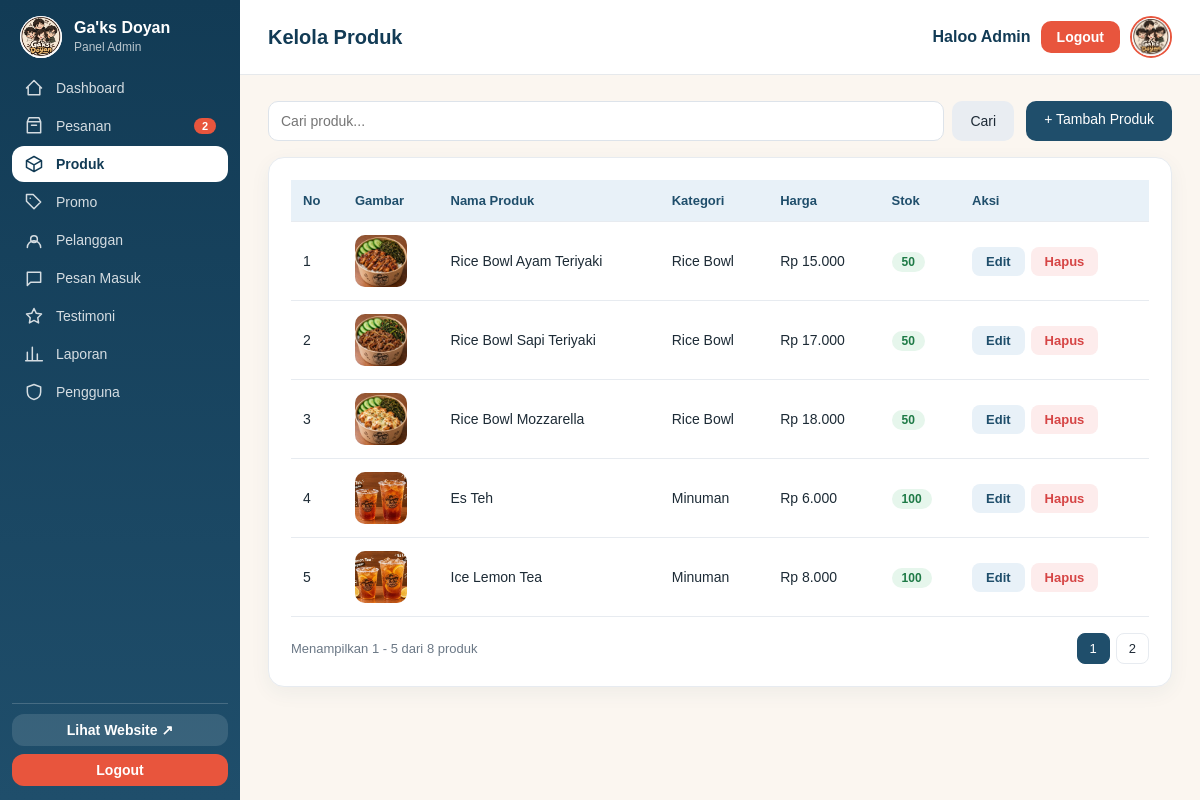
The app's page /admin/produk.php with its own data.
### tables this page shows
CREATE TABLE `produk` (
  `id` int(11) NOT NULL,
  `nama` varchar(120) NOT NULL,
  `kategori` varchar(50) NOT NULL DEFAULT 'Rice Bowl',
  `kategori_id` int(11) DEFAULT NULL,
  `deskripsi` text DEFAULT NULL,
  `harga` int(11) NOT NULL DEFAULT 0,
  `stok` int(11) NOT NULL DEFAULT 50,
  `gambar` varchar(200) DEFAULT NULL,
  `aktif` tinyint(1) NOT NULL DEFAULT 1,
  `created_at` timestamp NOT NULL DEFAULT current_timestamp(),
  `tersedia` tinyint(1) NOT NULL DEFAULT 1
);

CREATE TABLE `kategori` (
  `id` int(11) NOT NULL,
  `nama` varchar(60) NOT NULL
);

### config/koneksi.php (called while the page is built, shortened)
<?php
function rupiah($angka) {
    return "Rp " . number_format($angka, 0, ',', '.');
}
?>

### admin/produk.php (the view, shortened to what this page needs)
<?php
include '../includes/admin_header.php';
function e($s) { return htmlspecialchars((string)$s); }
$cari = trim($_GET['cari'] ?? '');
$like = '%' . $cari . '%';
$per  = 5;
$hal  = max(1, (int)($_GET['hal'] ?? 1));
$s = mysqli_prepare($koneksi, "SELECT COUNT(*) FROM produk WHERE nama LIKE ?");
mysqli_stmt_bind_param($s, "s", $like);
mysqli_stmt_execute($s);
$total = (int)mysqli_fetch_row(mysqli_stmt_get_result($s))[0];
$jml_hal = max(1, (int)ceil($total / $per));
$hal     = min($hal, $jml_hal);
$offset  = ($hal - 1) * $per;
$s = mysqli_prepare($koneksi, "SELECT p.*, k.nama AS kategori
    FROM produk p LEFT JOIN kategori k ON k.id = p.kategori_id
    WHERE p.nama LIKE ? ORDER BY p.id DESC LIMIT ? OFFSET ?");
mysqli_stmt_bind_param($s, "sii", $like, $per, $offset);
mysqli_stmt_execute($s);
$hasil = mysqli_stmt_get_result($s);
?>
<div class="alat">
  <form method="GET">
    <input type="text" name="cari" placeholder="Cari produk..." value="<?= e($cari) ?>">
    <button class="btn abu" type="submit">Cari</button>
  </form>
  <a href="produk_form.php" class="btn">+ Tambah Produk</a>
</div>
<div class="kartu tabel-scroll">
  <table>
    <thead>
      <tr><th>No</th><th>Gambar</th><th>Nama Produk</th><th>Kategori</th><th>Harga</th><th>Stok</th><th>Aksi</th></tr>
    </thead>
    <tbody>
    <?php $no = $offset + 1; while ($p = mysqli_fetch_assoc($hasil)): ?>
      <tr>
        <td><?= $no++ ?></td>
        <td>
          <?php if ($p['gambar'] !== 'default.jpg' && file_exists(__DIR__ . '/../assets/img/produk/' . $p['gambar'])): ?>
            <img class="thumb" src="<?= BASE_URL ?>assets/img/produk/<?= e($p['gambar']) ?>" alt="">
          <?php else: ?>
            <div class="thumb"></div>
          <?php endif; ?>
        </td>
        <td><?= e($p['nama']) ?></td>
        <td><?= e($p['kategori'] ?? '-') ?></td>
        <td><?= rupiah($p['harga']) ?></td>
        <td><span class="badge-stok <?= $p['stok'] <= 5 ? 'tipis' : '' ?>"><?= (int)$p['stok'] ?></span></td>
        <td>
          <div class="aksi">
            <a class="btn-kecil" href="produk_form.php?id=<?= $p['id'] ?>">Edit</a>
            <form method="POST" action="produk_hapus.php"
                  onsubmit="return confirm('Hapus produk ini?')">
              <button class="btn-kecil hapus" type="submit">Hapus</button>
            </form>
          </div>
        </td>
      </tr>
    <?php endwhile; ?>
    </tbody>
  </table>
  <div class="paging">
    <span>Menampilkan <?= $total ? $offset + 1 : 0 ?> - <?= min($offset + $per, $total) ?> dari <?= $total ?> produk</span>
    <?php for ($i = 1; $i <= $jml_hal; $i++): ?>
      <a class="<?= $i === $hal ? 'aktif' : '' ?>" href="?hal=<?= $i ?>&cari=<?= urlencode($cari) ?>"><?= $i ?></a>
    <?php endfor; ?>
  </div>
</div>
<?php include '../includes/admin_footer.php'; ?>

### assets/css/admin.css (style rules this page uses)
:root { --navy: #123b55; --navy2: #1f4e6b; --navy3: #2a6489; --coral: #e8553d; --coral-dark: #cc4128; --coral-lt: #fdebe6; --latar: #f4f6f9; --garis: #e7ebf0; --teks: #1e2a36; --abu: #6b7886; --merah: #d64545; --biru: #1f4e6b; --biru-gelap: #123b55; --biru-muda: #e8f1f8; --oranye: #e8553d; }
* { box-sizing: border-box; font-family: "Poppins", Arial, sans-serif; }
body { margin: 0; background: var(--latar); color: var(--teks); }
.kartu { background: #fff; border: 1px solid var(--garis); border-radius: 16px; padding: 22px; box-shadow: 0 6px 20px rgba(31, 78, 107, 0.06); }
.btn { display: inline-block; background: var(--navy2); color: #fff; padding: 10px 18px; border-radius: 10px; text-decoration: none; font-size: 14px; font-weight: 500; border: 0; cursor: pointer; transition: 0.15s; }
.btn.abu { background: #e9edf2; color: var(--teks); }
.btn-kecil { padding: 7px 14px; border-radius: 8px; font-size: 13px; border: 0; cursor: pointer; background: var(--biru-muda); color: var(--navy2); text-decoration: none; font-weight: 600; }
.btn-kecil.hapus { background: #fdecec; color: var(--merah); }
table { width: 100%; border-collapse: collapse; font-size: 14px; }
th, td { padding: 13px 12px; text-align: left; border-bottom: 1px solid var(--garis); }
th { background: var(--biru-muda); color: var(--navy2); font-weight: 600; font-size: 13px; }
.tabel-scroll { overflow-x: auto; }
input[type="text"], input[type="number"], select, textarea { width: 100%; padding: 11px 12px; border: 1px solid #dde3ea; border-radius: 10px; background: #fff; font-size: 14px; color: var(--teks); }
.alat { display: flex; gap: 12px; margin-bottom: 16px; flex-wrap: wrap; }
.alat form { flex: 1; min-width: 200px; display: flex; gap: 8px; }
.thumb { width: 52px; height: 52px; border-radius: 10px; object-fit: cover; background: #eef1f5; display: block; }
.aksi { display: flex; gap: 6px; }
.badge-stok { padding: 3px 10px; border-radius: 20px; font-size: 12px; background: #e6f6ec; color: #1e7a46; font-weight: 600; }
.paging { display: flex; gap: 6px; margin-top: 16px; align-items: center; flex-wrap: wrap; }
.paging a { padding: 7px 12px; border-radius: 8px; background: #fff; border: 1px solid var(--garis); color: var(--teks); text-decoration: none; font-size: 13px; }
.paging a.aktif { background: var(--navy2); color: #fff; border-color: var(--navy2); }
.paging span { font-size: 13px; color: var(--abu); margin-right: auto; }

### assets/css/admin-extra.css (style rules this page uses)
:root { --ad-navy: #123b55; --ad-navy2: #1f4e6b; --ad-coral: #e8553d; --ad-krem: #fbf6f0; --ad-teks: #1d2b36; --ad-abu: #6b7a86; --ad-garis: #e6e9ec; --ad-hijau: #2e9e6b; --ad-kuning: #e0922f; }
body.ad { display: block; margin: 0; background: var(--ad-krem); color: var(--ad-teks); font-family: "Segoe UI", system-ui, sans-serif; min-height: 100vh; }

### records on screen
produk: gambar (picture), nama "Rice Bowl Ayam Teriyaki", kategori.nama "Rice Bowl", harga "Rp 15.000", stok "50"
produk: gambar (picture), nama "Rice Bowl Sapi Teriyaki", kategori.nama "Rice Bowl", harga "Rp 17.000", stok "50"
produk: gambar (picture), nama "Rice Bowl Mozzarella", kategori.nama "Rice Bowl", harga "Rp 18.000", stok "50"
produk: gambar (picture), nama "Es Teh", kategori.nama "Minuman", harga "Rp 6.000", stok "100"
produk: gambar (picture), nama "Ice Lemon Tea", kategori.nama "Minuman", harga "Rp 8.000", stok "100"

### other values on screen
$t "Dashboard"
$t "Pesanan"
$lb "2"
$t "Produk"
$t "Promo"
$t "Pelanggan"
$t "Pesan Masuk"
$t "Testimoni"
$t "Laporan"
$t "Pengguna"
$_judul "Kelola Produk"
$offset + 1 "1"
min($offset + $per, $total) "5"
$total "8"
